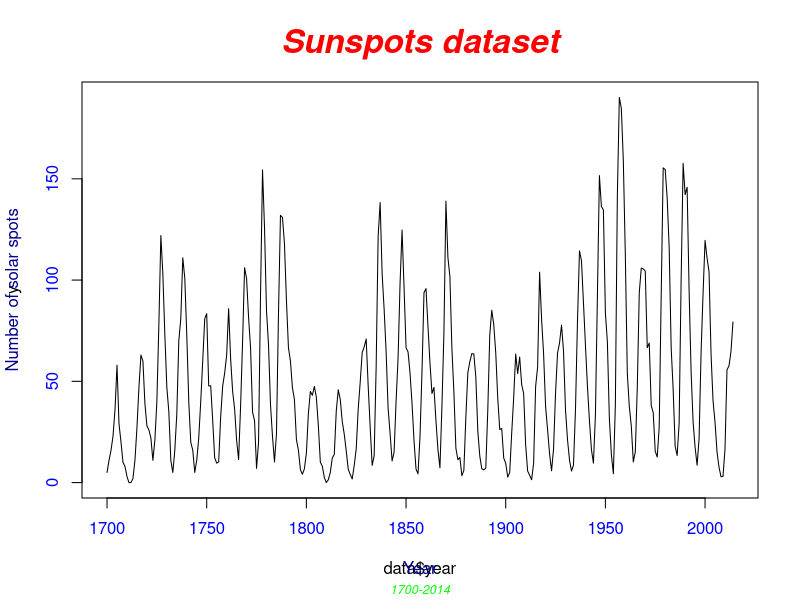
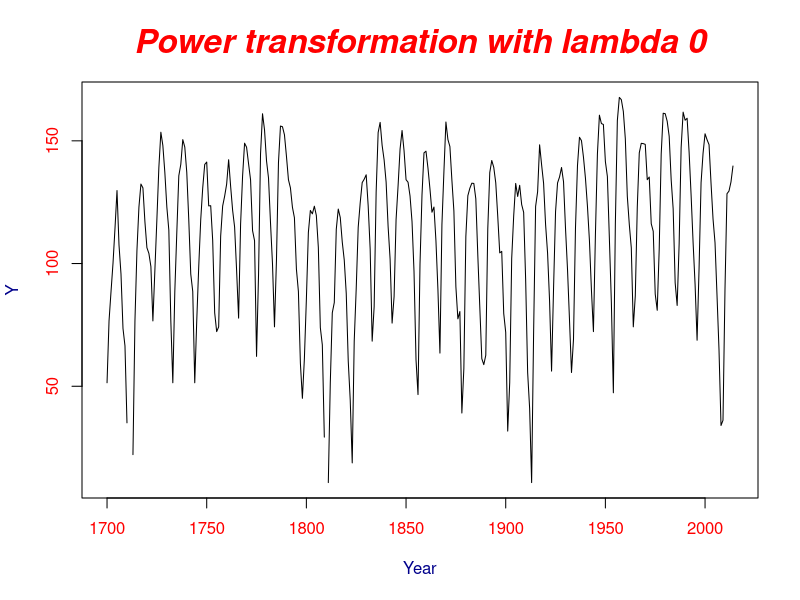
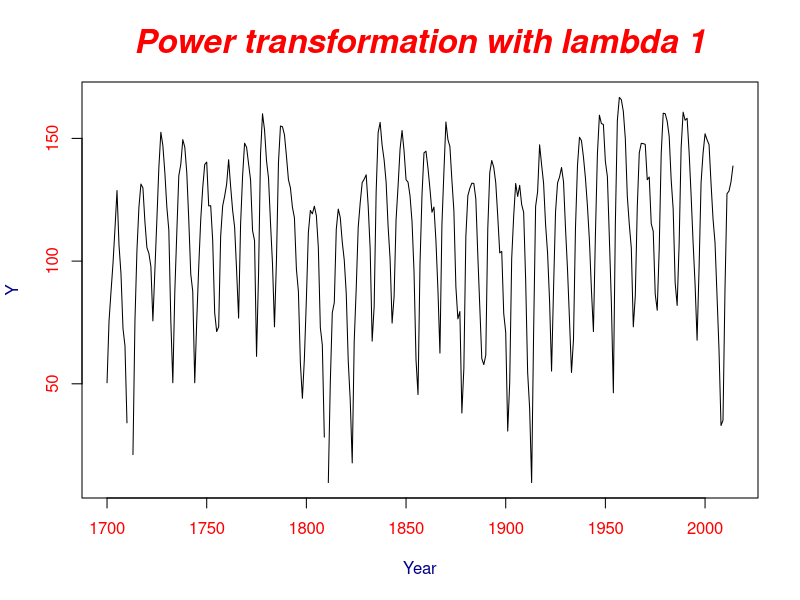
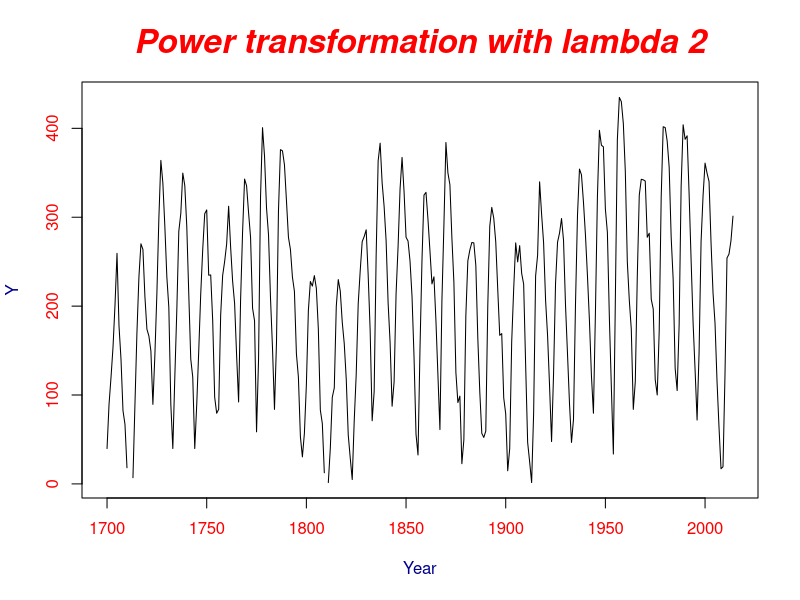
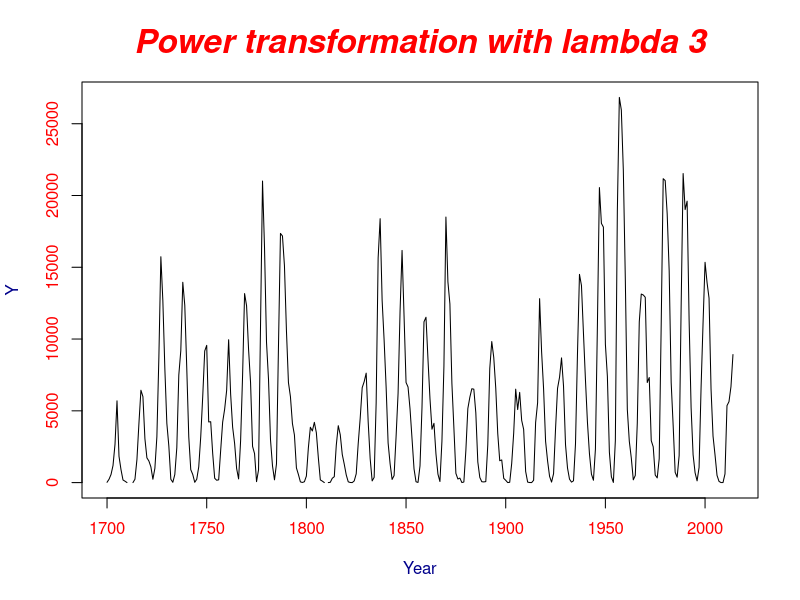

These figures' R source, in order:
sunspots<-function(){
  data<-read.csv("datasets/solarspots_data.csv")
  y<-data$spots
  plot(data$year, y, type = "l",
       col.axis="blue")
  title(main = "Sunspots dataset", sub = "1700-2014",
        xlab = "Year", ylab = "Number of solar spots",
        cex.main = 2,   font.main= 4, col.main= "red",
        cex.sub = 0.75, font.sub = 3, col.sub = "green",
        col.lab ="darkblue")
  
  # Replace zeroes with NA
  data[data == 0] <- NA
  
  # Calculate geometric mean
  T<-dim(data)[1]
  y_dot<-exp(sum(log(data$spots), na.rm = TRUE)/T)
  y_dot
  
  for (lambda in 0:3)
  {
    if (lambda == 0)
    {
      y <-y_dot*log(y)
      print(y)
    }
    else
    {
      y<-(y^lambda -1)/(lambda*y_dot^(lambda-1))
      print(y)
    }
    
    plot(data$year, y, type = "l", main = "", xlab="", ylab="",
       col.axis="red")
   title(main = paste("Power transformation with lambda", lambda), 
        xlab = "Year", ylab = "Y",
        cex.main = 2,   font.main= 4, col.main= "red",
        cex.sub = 0.75, font.sub = 3, col.sub = "green",
        col.lab ="darkblue")
  }

}
sunspots()
